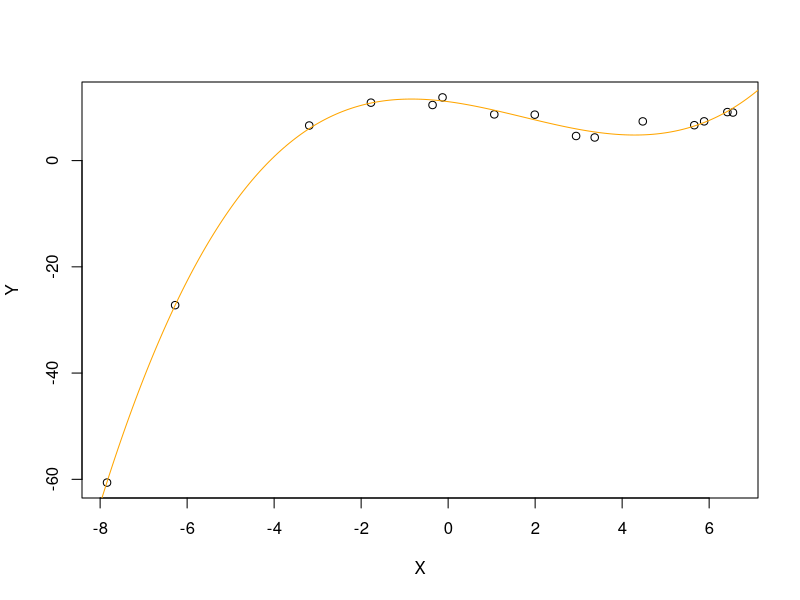

Recreate this plot in R. (Note: this script raises an error after producing the figure.)
# Title     : TP2 | ML
# Objective : Regression polynomiale
# Created by: Hamza HRAMCHI
# Created on: 30/09/2020

# ----------------------------- 1st part ------------------------------------------

set.seed(0)
generate <- function (n, min, max) {
  bruit <- rnorm(n, 0.5)
  x <- runif(n, min, max)
  y <- (0.1*x^3 - 0.5*x^2 - x + 10) + bruit
  return (matrix(c(x, y), nrow = n, ncol = 2))
}
f <- generate(15, -10, 10)
plot(f, xlab = "X", ylab = "Y")

# ----------------------------- 2nd part ------------------------------------------

# --- Générer 5 modèles de régression avec M appartient à {1,2,3,6,12}

x <- f[,1]
y <- f[,2]

model1 <- lm(y ~ poly(x, 1))
model2 <- lm(y ~ poly(x, 2))
model3 <- lm(y ~ poly(x, 3))
model6 <- lm(y ~ poly(x, 6))
model12 <- lm(y ~ poly(x, 12))

# --- Un vecteur z contenant une séquence de 300 valeursa allant de -10 à 10
z <- seq(from = -10, to = 10, length.out = 300)

# --- Réaliser des prédictions sur z avec la fonction predict sur chacun des 5 modèles
pred1 <- predict(model1, data.frame(x = z))
pred2 <- predict(model2, data.frame(x = z))
pred3 <- predict(model3, data.frame(x = z))
pred6 <- predict(model6, data.frame(x = z))
pred12 <- predict(model12, data.frame(x = z))

# --- Afficher chacunes des prédections sur le plot avec la fonction lines
#plot1 <- lines(z, pred1, col = "green", lty = 1)
#plot2 <- lines(z, pred2, col = "blue", lty = 1)
plot3 <- lines(z, pred3, col = "orange", lty = 1)
#plot6 <- lines(z, pred6, col = "yellow", lty = 1)
#plot12 <- lines(z, pred12, col = "red", lty = 1)
# The best one : Model3
# Le phénomène est : SurApprentissage

# ----------------------------- 3d part ------------------------------------------

data_test <- generate(1000)
plot(data_test, xlab = "x", ylab = "y", col = "blue", pch = 19)

# Erreur quadratique fonction pour l'apprentisage et test
erreur_quadratique_moyenne <- function (x, y, degree) {
  model <- lm(y ~ poly(x, degree))
  predicat_apprentissage <- predict(model, data.frame(x = x))
  eqma <- sqrt(1/15 * sum((y - predicat_apprentissage)^2))
  predicat_test <- predict(model, data.frame(x = x))
  eqmt <- sqrt(1/1000 * sum((y - predicat_test)^2))
  return (c(eqma, eqmt))
}

EQMA <- 1:14
EQMT <- 1:14

for (degre in seq(1:14)) {
  EQM <- erreur_quadratique_moyenne(x, y, degre)
  EQMA[degre] <- EQM[1]
  EQMT[degre] <- EQM[2]
}

# plot des erreur
plot(1:14, EQMA, col = "red")
plot(1:14, EQMT, col = "yellow")

lines(1:14, EQMA, col = "red")
lines(1:14, EQMT, col = "yellow")
